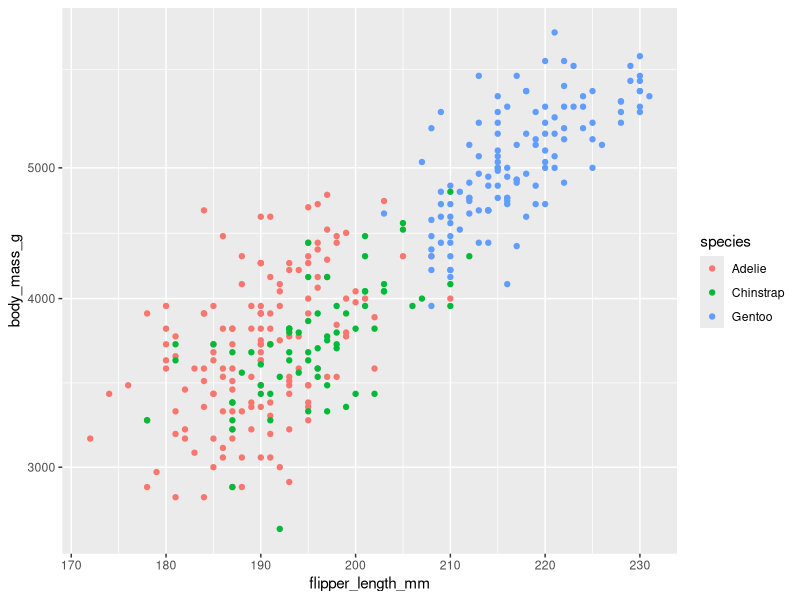
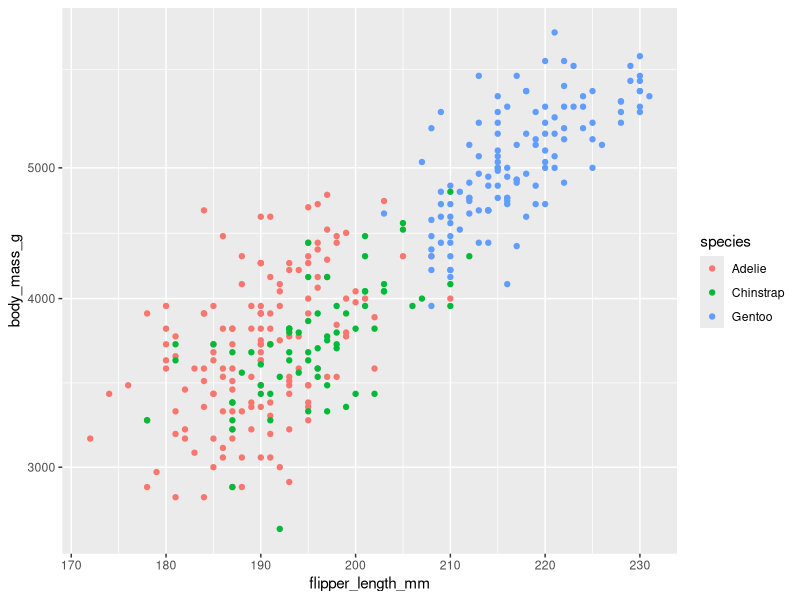

The R source for these figures, in order:

            library(ggplot2)
            library(palmerpenguins)
            built_answer <- tryCatch(
                {
                    set.seed(42)
                    ggplot(penguins, aes(x = flipper_length_mm, y = body_mass_g, colour = species)) + geom_point() + scale_y_log10()
                    suppressWarnings(
                        if (!file.exists("/sandbox/figures/body-mass_flipper-length_scatter_log_scale_answer.png")) {
                            ggsave(
                                width = 3,
                                height = 3,
                                "/sandbox/figures/body-mass_flipper-length_scatter_log_scale_answer.png"
                            )
                        }
                    )
                    suppressWarnings(
                        ggplot_build(last_plot())
                    )
                },
                error = function(e) {
                    'ERROR'
                }
            )
            built_submission <- tryCatch(
                {
                    set.seed(42)
                    library(ggplot2)
ggplot(penguins, aes(x = flipper_length_mm, y = body_mass_g, color = species)) +
  geom_point() +
  scale_y_log10()
                    suppressWarnings(
                        ggsave(
                            width = 3,
                            height = 3,
                            "figures/body-mass_flipper-length_scatter_log_scale_submission_gemma.png"
                        )
                    )
                    suppressWarnings(
                        ggplot_build(last_plot())
                    )
                },
                error = function(e) {
                    'ERROR'
                }
            )
            cat(isTRUE(all.equal(built_answer, built_submission)))
        
